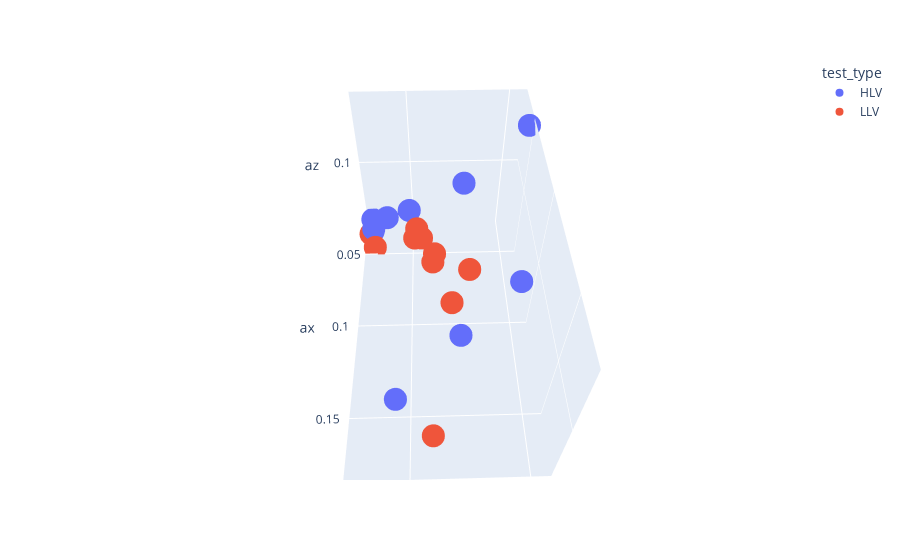

The notebook cell this image was saved under:
### Code cell
df_scat = df.groupby(['test_type','file'])['ax','ay','az'].std().round(3).reset_index()
px.scatter_3d(df_scat, x='ax',y='ay',z='az', hover_name='file', color='test_type')

### Figure 1 — Plotly figure (JSON) as saved in the notebook; plotly's stock layout.template omitted (floating-point values rounded to 4 significant figures)
{"data": [{"hovertemplate": "<b>%{hovertext}</b><br><br>test_type=HLV<br>ax=%{x}<br>ay=%{y}<br>az=%{z}<extra></extra>", "hovertext": ["sub112_HLV1.mat", "sub112_HLV2.mat", "sub176_HLV1.mat", "sub176_HLV2.mat", "sub176_HLV3.mat", "sub227_HLV1.mat", "sub227_HLV2.mat", "sub227_HLV3.mat", "sub251_HLV1.mat", "sub251_HLV2.mat"], "legendgroup": "HLV", "marker": {"color": "#636efa", "symbol": "circle"}, "mode": "markers", "name": "HLV", "scene": "scene", "showlegend": true, "type": "scatter3d", "x": [0.081, 0.051, 0.097, 0.048, 0.049, 0.037, 0.029, 0.035, 0.112, 0.155], "y": [0.075, 0.106, 0.103, 0.049, 0.037, 0.027, 0.026, 0.026, 0.074, 0.045], "z": [0.131, 0.139, 0.084, 0.086, 0.082, 0.062, 0.062, 0.058, 0.062, 0.082]}, {"hovertemplate": "<b>%{hovertext}</b><br><br>test_type=LLV<br>ax=%{x}<br>ay=%{y}<br>az=%{z}<extra></extra>", "hovertext": ["sub019_LLV1.mat", "sub115_LLV1.mat", "sub115_LLV3.mat", "sub133_LLV1.mat", "sub133_LLV2.mat", "sub133_LLV3.mat", "sub202_LLV3.mat", "sub221_LLV1.mat", "sub221_LLV2.mat", "sub221_LLV3.mat"], "legendgroup": "LLV", "marker": {"color": "#EF553B", "symbol": "circle"}, "mode": "markers", "name": "LLV", "scene": "scene", "showlegend": true, "type": "scatter3d", "x": [0.061, 0.037, 0.047, 0.065, 0.087, 0.047, 0.06, 0.052, 0.173, 0.117], "y": [0.061, 0.025, 0.028, 0.062, 0.079, 0.051, 0.053, 0.055, 0.06, 0.069], "z": [0.059, 0.058, 0.057, 0.07, 0.082, 0.064, 0.084, 0.069, 0.088, 0.095]}], "layout": {"autosize": true, "legend": {"title": {"text": "test_type"}, "tracegroupgap": 0}, "margin": {"t": 60}, "scene": {"aspectmode": "auto", "aspectratio": {"x": 1.462, "y": 0.8221, "z": 0.8323}, "camera": {"center": {"x": 0, "y": 0, "z": 0}, "eye": {"x": 1.417, "y": -0.03881, "z": 1.637}, "projection": {"type": "perspective"}, "up": {"x": 0, "y": 0, "z": 1}}, "domain": {"x": [0, 1], "y": [0, 1]}, "xaxis": {"title": {"text": "ax"}, "type": "linear"}, "yaxis": {"title": {"text": "ay"}, "type": "linear"}, "zaxis": {"title": {"text": "az"}, "type": "linear"}}}}
